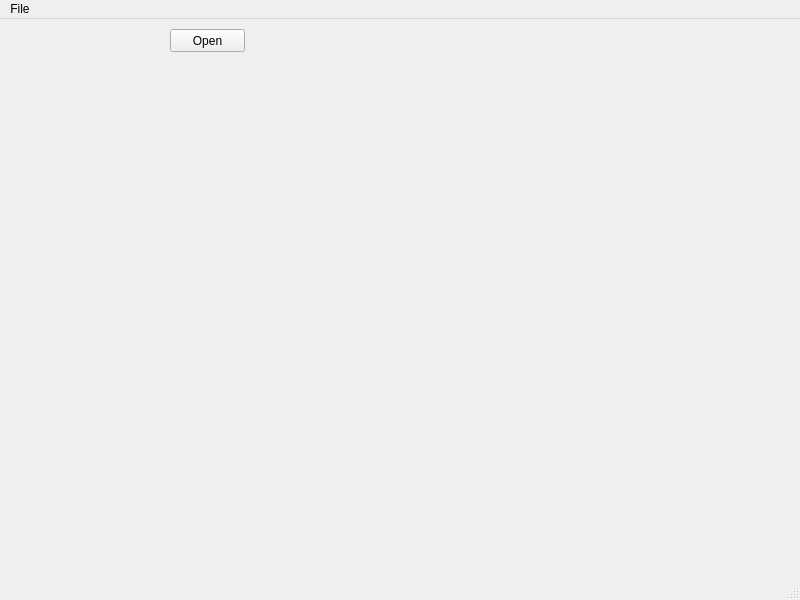
<?xml version="1.0" encoding="UTF-8"?>
<ui version="4.0">
 <class>MainWindow</class>
 <widget class="QMainWindow" name="MainWindow">
  <property name="geometry">
   <rect>
    <x>0</x>
    <y>0</y>
    <width>800</width>
    <height>600</height>
   </rect>
  </property>
  <property name="windowTitle">
   <string>MainWindow</string>
  </property>
  <widget class="QWidget" name="centralwidget">
   <widget class="QPushButton" name="pushButton">
    <property name="geometry">
     <rect>
      <x>170</x>
      <y>10</y>
      <width>75</width>
      <height>23</height>
     </rect>
    </property>
    <property name="text">
     <string>Open</string>
    </property>
   </widget>
  </widget>
  <widget class="QMenuBar" name="menubar">
   <property name="geometry">
    <rect>
     <x>0</x>
     <y>0</y>
     <width>800</width>
     <height>18</height>
    </rect>
   </property>
   <widget class="QMenu" name="menuFile">
    <property name="title">
     <string>File</string>
    </property>
    <addaction name="actionOpen"/>
   </widget>
   <addaction name="menuFile"/>
  </widget>
  <widget class="QStatusBar" name="statusbar"/>
  <action name="actionOpen">
   <property name="text">
    <string>Open</string>
   </property>
   <property name="toolTip">
    <string>Open a file</string>
   </property>
   <property name="shortcut">
    <string>Ctrl+O</string>
   </property>
  </action>
 </widget>
 <resources/>
 <connections>
  <connection>
   <sender>pushButton</sender>
   <signal>clicked()</signal>
   <receiver>actionOpen</receiver>
   <slot>trigger()</slot>
   <hints>
    <hint type="sourcelabel">
     <x>207</x>
     <y>39</y>
    </hint>
    <hint type="destinationlabel">
     <x>-1</x>
     <y>-1</y>
    </hint>
   </hints>
  </connection>
 </connections>
</ui>
